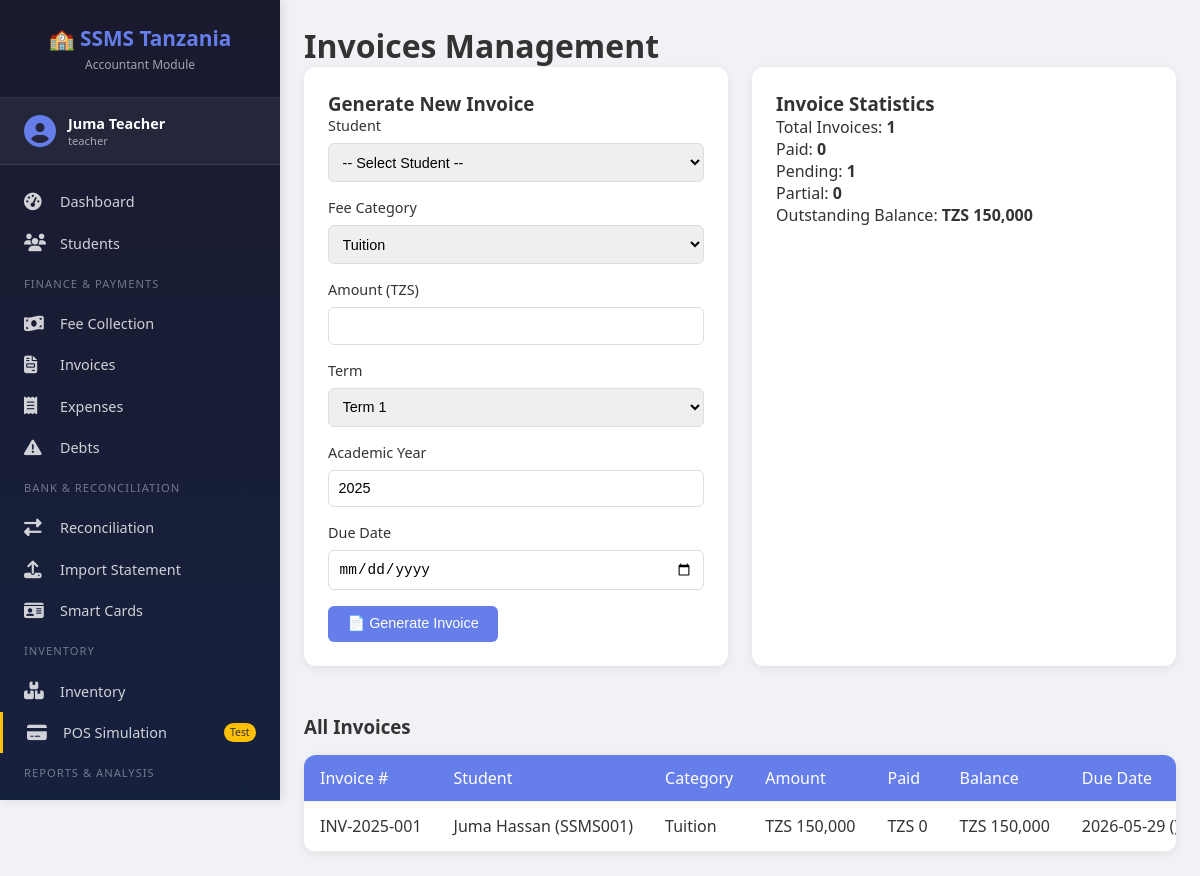
Screenshot of /invoices.php (signed in) with the database file from the repository.
### tables this page shows
CREATE TABLE invoices (
    id BIGINT PRIMARY KEY AUTO_INCREMENT,
    invoice_number VARCHAR(50) UNIQUE NOT NULL,
    student_id BIGINT NOT NULL,
    category_id INT NOT NULL,
    amount DECIMAL(15,2) NOT NULL,
    amount_paid DECIMAL(15,2) DEFAULT 0.00,
    balance DECIMAL(15,2) GENERATED ALWAYS AS (amount - amount_paid) STORED,
    term VARCHAR(20) NOT NULL,
    academic_year VARCHAR(20) NOT NULL,
    status ENUM('pending', 'partial', 'paid') DEFAULT 'pending',
    issue_date DATE NOT NULL,
    due_date DATE NOT NULL,
    FOREIGN KEY (student_id) REFERENCES students(id),
    FOREIGN KEY (category_id) REFERENCES revenue_categories(id)
);

CREATE TABLE students (
    id BIGINT PRIMARY KEY AUTO_INCREMENT,
    student_number VARCHAR(50) UNIQUE NOT NULL,
    full_name VARCHAR(150) NOT NULL,
    class VARCHAR(50) NOT NULL,
    parent_phone VARCHAR(20) NOT NULL,
    is_active BOOLEAN DEFAULT TRUE,
    created_at TIMESTAMP DEFAULT CURRENT_TIMESTAMP
);

CREATE TABLE revenue_categories (
    id INT PRIMARY KEY AUTO_INCREMENT,
    category_name VARCHAR(100) NOT NULL,
    description TEXT,
    is_active BOOLEAN DEFAULT TRUE
);

### invoices.php (the view, shortened to what this page needs)
<?php
require_once 'config/database.php';
include 'includes/header.php';
$invoices = $pdo->query("
    SELECT i.*, s.full_name, s.student_number, s.class, rc.category_name
    FROM invoices i
    JOIN students s ON i.student_id = s.id
    JOIN revenue_categories rc ON i.category_id = rc.id
    ORDER BY i.issue_date DESC
    LIMIT 100
")->fetchAll();
$categories = $pdo->query("SELECT id, category_name FROM revenue_categories WHERE is_active = 1")->fetchAll();
?>
<div class="container">
    <h1>Invoices Management</h1>
    <div class="two-columns">
        <div class="form-card">
            <h3>Generate New Invoice</h3>
            <form method="POST">
                <div class="form-group">
                    <label>Student</label>
                    <select name="student_id" required>
                        <option value="">-- Select Student --</option>
                    </select>
                </div>
                <div class="form-group">
                    <label>Fee Category</label>
                    <select name="category_id" required>
                        <?php foreach ($categories as $cat): ?>
                            <option value="<?php echo $cat['id']; ?>"><?php echo $cat['category_name']; ?></option>
                        <?php endforeach; ?>
                    </select>
                </div>
                <div class="form-group">
                    <label>Amount (TZS)</label>
                    <input type="number" step="0.01" name="amount" required>
                </div>
                <div class="form-group">
                    <label>Term</label>
                    <select name="term">
                        <option value="Term 1">Term 1</option>
                    </select>
                </div>
                <div class="form-group">
                    <label>Academic Year</label>
                    <input type="text" name="academic_year" value="2025" required>
                </div>
                <div class="form-group">
                    <label>Due Date</label>
                    <input type="date" name="due_date" required>
                </div>
                <button type="submit" name="generate_invoice" class="btn btn-primary">📄 Generate Invoice</button>
            </form>
        </div>
        <div class="form-card">
            <h3>Invoice Statistics</h3>
            <?php
            $stats = $pdo->query("
                SELECT
                    COUNT(*) as total,
                    SUM(CASE WHEN status = 'paid' THEN 1 ELSE 0 END) as paid,
                    SUM(CASE WHEN status = 'pending' THEN 1 ELSE 0 END) as pending,
                    SUM(CASE WHEN status = 'partial' THEN 1 ELSE 0 END) as partial,
                    SUM(balance) as total_balance
                FROM invoices
            ")->fetch();
            ?>
            <div class="stats-mini">
                <div>Total Invoices: <strong><?php echo $stats['total']; ?></strong></div>
                <div>Paid: <strong class="success"><?php echo $stats['paid']; ?></strong></div>
                <div>Pending: <strong class="warning"><?php echo $stats['pending']; ?></strong></div>
                <div>Partial: <strong class="info"><?php echo $stats['partial']; ?></strong></div>
                <div>Outstanding Balance: <strong class="danger">TZS <?php echo number_format($stats['total_balance']); ?></strong></div>
            </div>
        </div>
    </div>
    <div class="section">
        <h3>All Invoices</h3>
        <table class="data-table">
            <thead>
                <tr><th>Invoice #</th><th>Student</th><th>Category</th><th>Amount</th><th>Paid</th><th>Balance</th><th>Due Date</th><th>Status</th><th>Action</th></tr>
            </thead>
            <tbody>
                <?php foreach ($invoices as $inv):
                ?>
                <tr>
                    <td><?php echo $inv['invoice_number']; ?></td>
                    <td><?php echo $inv['full_name'] . ' (' . $inv['student_number'] . ')'; ?></td>
                    <td><?php echo $inv['category_name']; ?></td>
                    <td>TZS <?php echo number_format($inv['amount']); ?></td>
                    <td>TZS <?php echo number_format($inv['amount_paid']); ?></td>
                    <td>TZS <?php echo number_format($inv['balance']); ?></td>
                    <td><?php echo $inv['due_date']; ?> (<?php echo $inv['due_date'] < date('Y-m-d') ? 'Overdue' : ''; ?>)</td>
                </tr>
                <?php endforeach; ?>
            </tbody>
        </table>
    </div>
</div>
<?php include 'includes/footer.php'; ?>

### css/style.css (style rules this page uses)
* { margin: 0; padding: 0; box-sizing: border-box; }
body { font-family: 'Segoe UI', Tahoma, Geneva, Verdana, sans-serif; background: #f0f2f5; color: #333; min-height: 100vh; }
.container { max-width: 1400px; margin: 0 auto; padding: 1.5rem; }
.btn, .btn-primary, .btn-secondary, .btn-success, .btn-warning, .btn-info, .btn-dark { display: inline-block; padding: 0.6rem 1.2rem; border: none; border-radius: 6px; cursor: pointer; text-decoration: none; font-size: 0.9rem; transition: all 0.3s; }
.btn-primary { background: #667eea; color: white; }
.form-card { background: white; padding: 1.5rem; border-radius: 12px; box-shadow: 0 2px 10px rgba(0,0,0,0.08); margin-bottom: 1.5rem; }
.form-group { margin-bottom: 1rem; }
.form-group label { display: block; margin-bottom: 0.5rem; font-weight: 500; font-size: 0.9rem; }
.form-group input, .form-group select, .form-group textarea { width: 100%; padding: 0.6rem; border: 1px solid #ddd; border-radius: 6px; font-size: 0.9rem; }
.data-table { width: 100%; background: white; border-radius: 12px; overflow-x: auto; display: block; box-shadow: 0 2px 10px rgba(0,0,0,0.08); border-collapse: collapse; }
.data-table thead { background: #667eea; color: white; }
.data-table th, .data-table td { padding: 0.75rem 1rem; text-align: left; border-bottom: 1px solid #eee; white-space: nowrap; }
.data-table th { font-weight: 500; }
.two-columns { display: grid; grid-template-columns: 1fr 1fr; gap: 1.5rem; }
.section { margin-top: 1.5rem; }
.section h3 { margin-bottom: 1rem; color: #333; }

### rows the page displays
invoices: invoice_number "INV-2025-001", student.full_name "Juma Hassan", student.student_number "SSMS001", category.category_name "Tuition", amount "150,000", amount_paid "0", balance "150,000", due_date "2026-05-29"

### other values shown
$_SESSION['full_name'] "Juma Teacher"
$_SESSION['role'] "teacher"
$stats['total'] "1"
$stats['paid'] "0"
$stats['pending'] "1"
$stats['partial'] "0"
$stats['total_balance'] "150,000"
form field category_id "Tuition"
